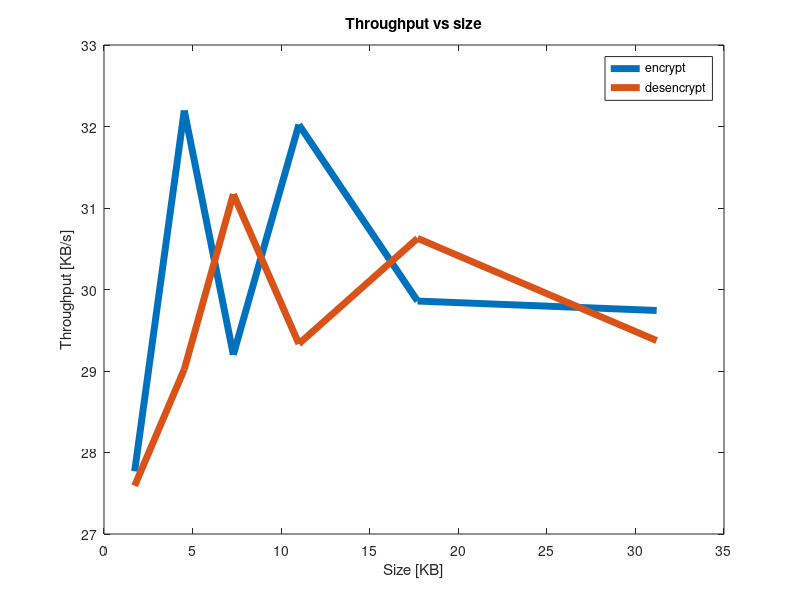

The MATLAB script that drew this image:
encrypt = [0.0623, 0.1407, 0.2500, 0.3435, 0.5928, 1.0490];
decrypt = [0.0627, 0.1561, 0.2342, 0.3750, 0.5779, 1.0622];
size = [1.73, 4.53, 7.30, 11, 17.70, 31.2];
throughput_encrypt = size ./ encrypt;
throughput_decrypt = size ./ decrypt;

figure();
plot(size, throughput_encrypt, 'LineWidth', 5);
title('Throughput vs size');
xlabel('Size [KB]');
ylabel('Throughput [KB/s]');
hold on
plot(size, throughput_decrypt, 'LineWidth', 5);
legend("encrypt", "desencrypt");
